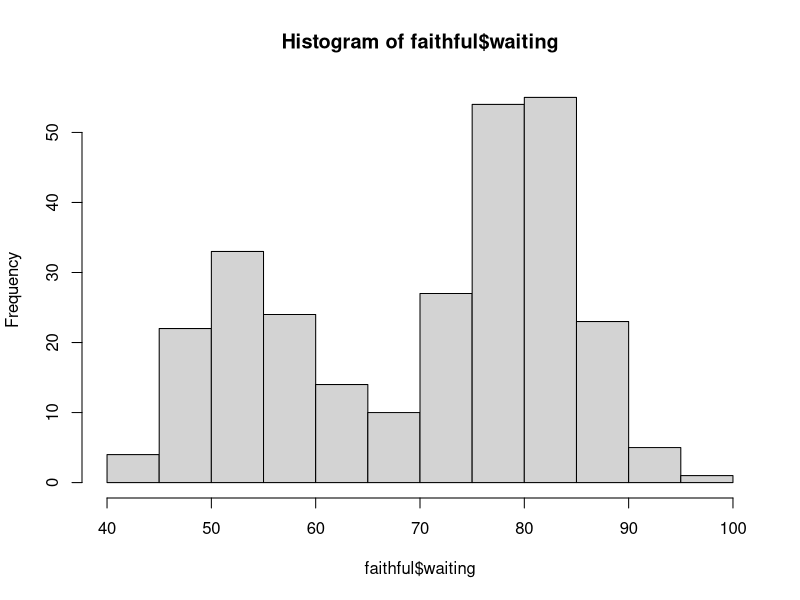
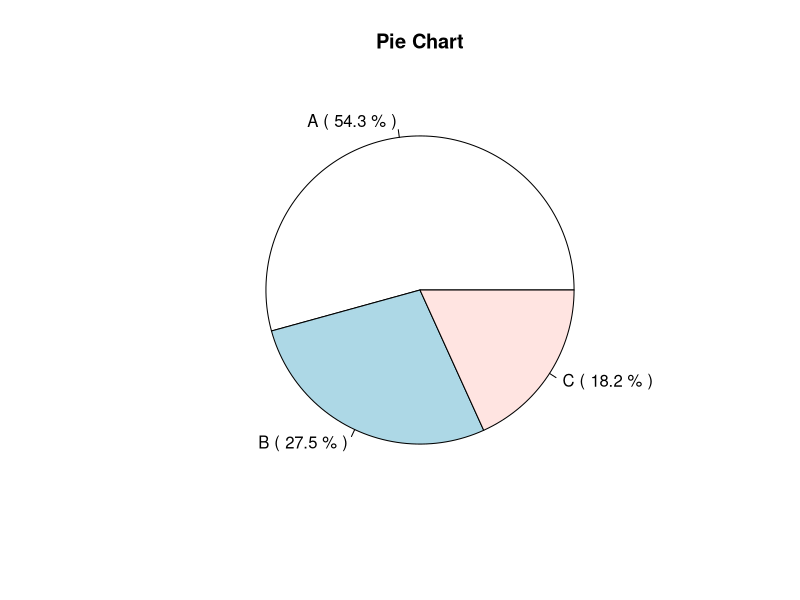
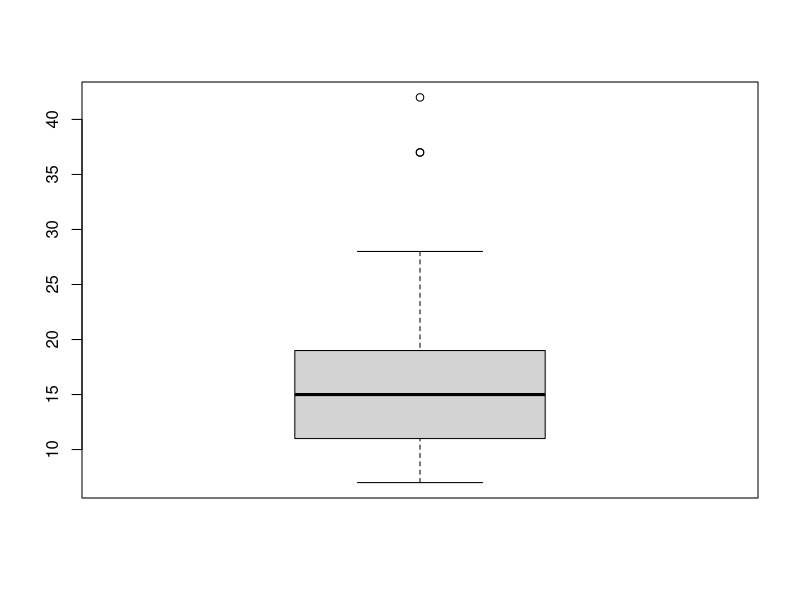
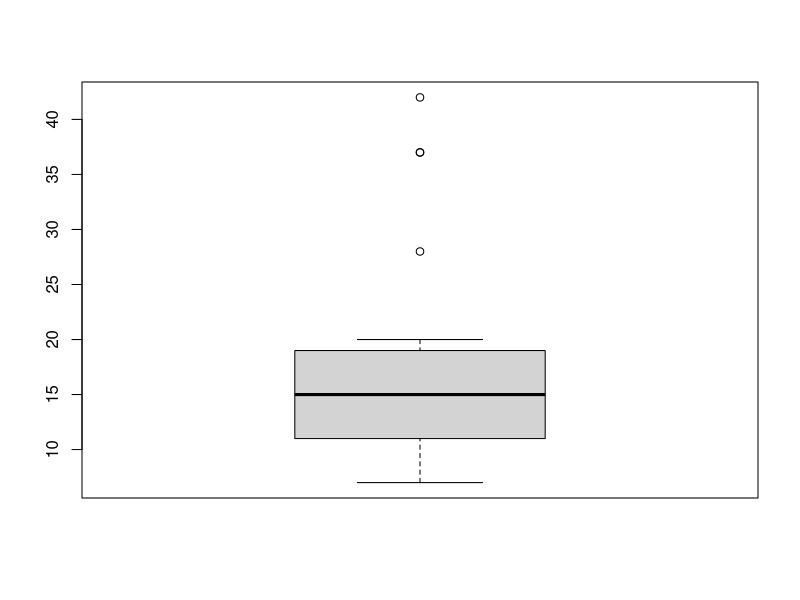

The R source for these figures, in order:
# 2. 자료의 정리

# 2.1 자료의 종류
# DATUM : 자료, 정보등의 의미
# DATA : DATUM의 복수형
# 통계학이란 자료라는 재료를 이용하여 여러가지 요리를 만들어내는 것과 같음

# 2.1.1 양적자료 : 자료 그 자체가 숫자와 일대일로 대응
# 1) 연속형 자료 : 일정구간의 실수값을 모두 취할 수 있는 자료 ex) 혈압, 몸무게
# 2) 이산형 자료 : 정수 값을 취하는 자료 ex) 어느 학급의 여학생 수, 연간 결혼 건수

# 2.1.2 질적자료 : 자료 그 자체가 숫자의 개념을 가지는 것이 아닌 구분하는 개념을 가짐
# 1) 명목형 자료 : 구분을 위해 숫자를 대응시킨 자료 ex) 남(1), 여(0)
# 2) 순서형 자료 : 범주들이 순서의 개념을 가지는 자료 ex) 상(1), 중(2), 하(3)


# 2.2 표와 그래프

# 2.1.1 양적자료 : 히스토그램 (Histogram), 줄기-잎 그림
# 1) 히스토그램 (Histogram)
hist(faithful$waiting)

# 2) 줄기-잎 그림 : 최대 & 최소값 파악 가능, 분포형태 파악 가능
stem(faithful$waiting)

# 2.1.2 질적자료 : 도수분포표 (Frequency Table), 파이차트 (Pie Chart)
# 1) 도수분포표 (Frequency Table)
a <- rep('A', 1520) 
b <- rep('B',770) 
c <- rep('C',510)
x <- c(a,b,c) # a,b,c로 구성되는 벡터를 생성
table(x)

y <- as.matrix(table(x)) # 행렬형태로 변환
freq <- y[,1] # [,1] - column, [1,] - row
relative_freq <- freq/sum(y)
z <- cbind(freq, relative_freq); z# cbind - column들끼리 묶기

# 2) 파이차트 (Pie Chart)
x <- c(1520, 770, 510)
lab <- c('A', 'B', 'C')
y <- round(x/sum(x)*100, digits=1)
w <- paste(lab, '(', y, '%', ')')
pie(x, labels=w, main='Pie Chart')

# 예제 : 30페이지로 이루어진 보고서에서 각 페이지당 오자의 개수
x <- c(1,1,1,3,0,0,1,1,1,0,2,2,0,0,0,1,2,1,2,0,0,1,6,4,3,3,1,2,4,0) 
y <- as.matrix(table(x))
freq <- y[,1]
rel_freq <- freq/sum(freq)
csum <- cumsum(freq) # 누적도수
c_rel_freq <- csum/sum(freq)
z <- cbind(freq, rel_freq, csum, c_rel_freq); z


# 2.3 중심과 퍼짐 측도

# 2.3.1 중심 측도
# 1) 표본평균 : n개 값의 무게중심, 이상치에 민감
# 2) 중간값 : n개의 자료들을 작은것으로부터 크기순으로 나열하였을 때 가운데에 있는 값, 이상치에 둔감
# - n이 홀수 일때 : 하나의 중간값이 유일하게 존재 ex) 1 2 3 4 5 - 중간값 = 3
# - n이 짝수 일때 : n/2번째와 (n/2 +1)번째 평균값 ex) 1 2 3 4 5 6 - 중간값 = 3.5
# 3) 표본 분위수 : 표본 100p 백분율 (0<P<1) - 100%개의 자료는 그 값보다 작거나 같고 100(1-p)%개의 자료는 그 값보다 크거나 같음
# P = 0.25 = 25% 백분율 = 제 1분위수 = Q1
# P = 0.05 = 50% 백분율 = 제 2분위수 = Q2 = 중간값
# P = 0.75 = 75% 백분율 = 제 3분위수 = Q3
# 4) 분포의 형태
# 오른쪽으로 긴꼬리 형태 : 표본 평균 > 표본 중간값
# 왼쪽으로 긴꼬리 형태 : 표본평균 < 표본 중간값
# 대칭에 가까운 형태 : 표본평균 = 표본 중간값

# 2.3.2 퍼짐 측도
# 1) 표본 분산 : n-1을 하는이유 = 자유도 개념..
# 2) 표본 범위 : R = 최댓값 - 최솟값 : 표본 범위, IQR = Q3-Q1
# 3) Boxplot : 사분위수 표시, 최대 & 최소값 표시 

x <- stackloss$stack.loss
sort(x) # 오름차순으로 정리
order(x) # 큰 순서대로 인덱스 반환
mean(x) # 평균
var(x) # 분산
sd(x) # 표준편차

quantile(x, c(0.1,0.25,0.5,0.95)) 
fivenum(x) # 5개 값으로 나누기
summary(x) # 최대 & 최소, 1,2,3Q, Mean
boxplot(x)
boxplot(x, range = 0.5) # 이상치 범위 조정






